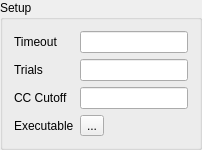
         <widget class="QGroupBox" name="groupBox_Gctf_1">
          <property name="maximumSize">
           <size>
            <width>16777215</width>
            <height>16777215</height>
           </size>
          </property>
          <property name="title">
           <string>Setup</string>
          </property>
          <layout class="QFormLayout" name="formLayout_2">
           <item row="0" column="0">
            <widget class="QLabel" name="label_38">
             <property name="text">
              <string>Timeout</string>
             </property>
            </widget>
           </item>
           <item row="0" column="1">
            <widget class="QLineEdit" name="gctf_timeout">
             <property name="toolTip">
              <string>Timeout in seconds.
If the program takes longer than this to run, it will abort</string>
             </property>
             <property name="text">
              <string/>
             </property>
            </widget>
           </item>
           <item row="1" column="0">
            <widget class="QLabel" name="label_39">
             <property name="text">
              <string>Trials</string>
             </property>
            </widget>
           </item>
           <item row="1" column="1">
            <widget class="QLineEdit" name="gctf_trials">
             <property name="text">
              <string/>
             </property>
            </widget>
           </item>
           <item row="2" column="0">
            <widget class="QLabel" name="label_42">
             <property name="text">
              <string>CC Cutoff</string>
             </property>
            </widget>
           </item>
           <item row="2" column="1">
            <widget class="QLineEdit" name="gctf_cc_cutoff">
             <property name="toolTip">
              <string>Cross correlation cutoff value for estimating the resolution</string>
             </property>
             <property name="text">
              <string/>
             </property>
            </widget>
           </item>
           <item row="3" column="0">
            <widget class="QLabel" name="label_24">
             <property name="toolTip">
              <string>defaults to 'gctf'</string>
             </property>
             <property name="text">
              <string>Executable</string>
             </property>
            </widget>
           </item>
           <item row="3" column="1">
            <widget class="QToolButton" name="btn_gctf_executable">
             <property name="toolTip">
              <string>select the path to the executable</string>
             </property>
             <property name="text">
              <string>...</string>
             </property>
            </widget>
           </item>
          </layout>
         </widget>
